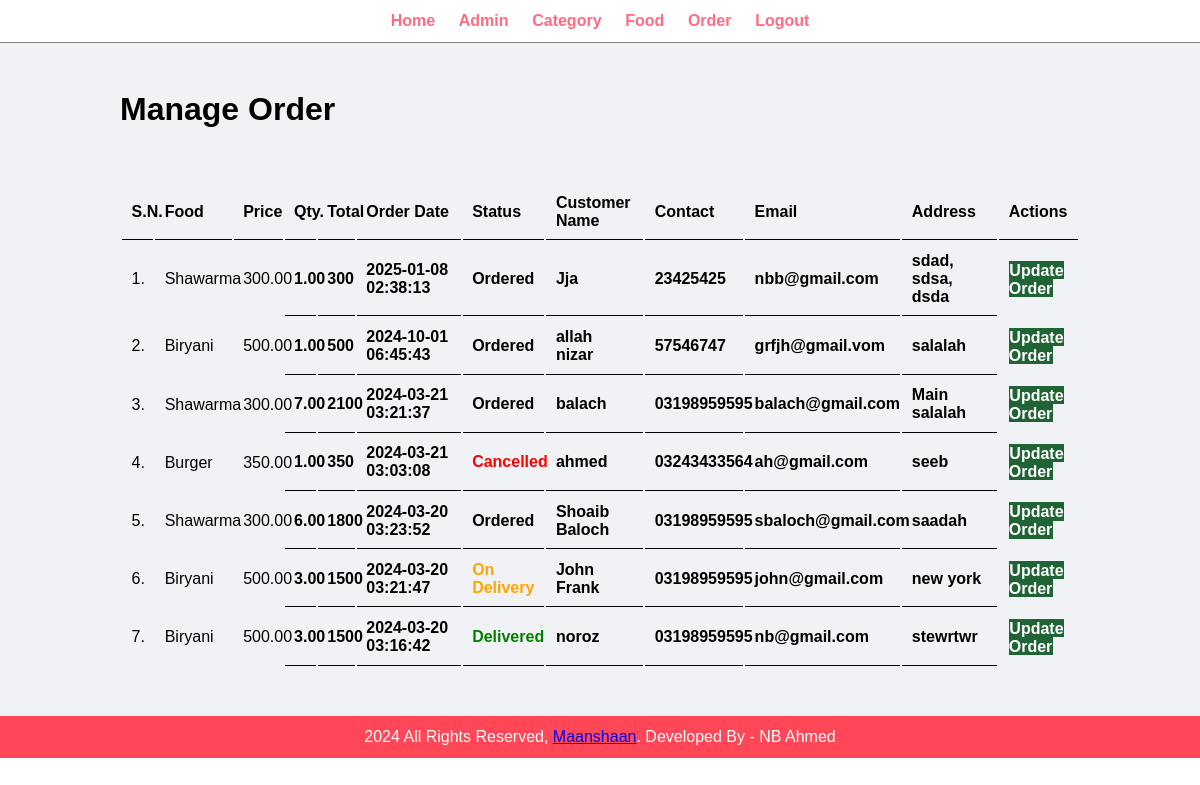
Page /admin/manage-order.php (signed in) on the committed database.
### tables this page shows
CREATE TABLE `tbl_order` (
  `id` int(10) UNSIGNED NOT NULL,
  `food` varchar(150) NOT NULL,
  `price` decimal(10,2) NOT NULL,
  `qty` decimal(10,2) NOT NULL,
  `total` varchar(250) NOT NULL,
  `order_date` datetime NOT NULL,
  `status` varchar(50) NOT NULL,
  `customer_name` varchar(150) NOT NULL,
  `customer_contact` varchar(20) NOT NULL,
  `customer_email` varchar(150) NOT NULL,
  `customer_address` varchar(250) NOT NULL
);

### admin/manage-order.php (the view, shortened to what this page needs)
<?php include('partials/menu.php'); ?>
<div class="main-content">
    <div class="wrapper">
    <h1>
        Manage Order
    </h1>
            <br /><br /> <br />
            <table class="tbl-full">
                <tr>
                    <th>S.N.</th>
                    <th>Food</th>
                    <th>Price</th>
                    <th>Qty.</th>
                    <th>Total</th>
                    <th>Order Date</th>
                    <th>Status</th>
                    <th>Customer Name</th>
                    <th>Contact</th>
                    <th>Email</th>
                    <th>Address</th>
                    <th>Actions</th>
                </tr>
                <?php
                    $sql = "SELECT * FROM tbl_order ORDER BY id DESC";
                    $res = mysqli_query($conn, $sql);
                    $count = mysqli_num_rows($res);
                    $sn = 1;
                    if($count>0)
                    {
                        while($row = mysqli_fetch_assoc($res))
                        {
                            $id = $row['id'];
                            $food  = $row['food'];
                            $price = $row['price'];
                            $qty = $row['qty'];
                            $total = $row['total'];
                            $order_date = $row['order_date'];
                            $status = $row['status'];
                            $customer_name = $row['customer_name'];
                            $customer_contact = $row['customer_contact'];
                            $customer_email = $row['customer_email'];
                            $customer_address = $row['customer_address'];
                            ?>
                           <tr>
                             <td><?php echo $sn++; ?>.</td>
                             <td><?php echo $food; ?></td>
                             <td><?php echo $price; ?></td>
                             <th><?php echo $qty; ?></th>
                             <th><?php echo $total; ?></th>
                             <th><?php echo $order_date; ?></th>
                             <th>
                                <?php
                                    if($status=="Ordered")
                                    {
                                        echo "<label>$status</label>";
                                    }
                                    elseif($status== "On Delivery")
                                    {
                                        echo "<label style='color: orange;'>$status</label>";
                                    }
                                    elseif($status== "Delivered")
                                    {
                                        echo "<label style='color: green;'>$status</label>";
                                    }
                                    elseif($status== "Cancelled")
                                    {
                                        echo "<label style='color: red;'>$status</label>";
                                    }
                                 ?>
                            </th>
                             <th><?php echo $customer_name; ?></th>
                             <th><?php echo $customer_contact; ?></th>
                             <th><?php echo $customer_email; ?></th>
                             <th><?php echo $customer_address; ?></th>
                             <td>
                             <a href="<?php echo SITEURL; ?>admin/update-order.php?id=<?php echo $id; ?>" class="btn-secondary">Update Order</a>
                            </td>
                           </tr>
                            <?php
                        }
                    }
                    else{
                        echo "<tr><td colspan='12'>Orders not available</td></tr>";
                    }
                ?>
            </table>
    </div>
</div>
<?php include('partials/footer1.php'); ?>

### admin/partials/menu.php (shortened to what this page needs)
<!DOCTYPE html>
<html lang="en">
<head>
    <link rel="stylesheet" href="../css/admin.css">
</head>
<body>
<div class="menu text-center">
    <div class="wrapper">
        <ul>
            <li><a href="index.php">Home</a></li>
            <li><a href="manage-admin.php">Admin</a></li>
            <li><a href="manage-category.php">Category</a></li>
            <li><a href="manage-food.php">Food</a></li>
            <li><a href="manage-order.php">Order</a></li>
            <li><a href="logout.php">Logout</a></li>
        </ul>
    </div>
</div>

### admin/partials/footer1.php
<div class="footer">
        <div class="wrapper">
            <p class="text-center">2024 All Rights Reserved, <a href="#">Maanshaan</a>. Developed By - NB Ahmed</p>
        </div>
    </div>
</body>
</html>

### css/admin.css (style rules this page uses)
* { margin: 0; padding: 0; font-family: Arial, Helvetica, sans-serif; }
.wrapper { padding: 1%; width: 80%; margin: 0 auto; }
.text-center { text-align: center; }
.tbl-full { width: 100%; }
table tr th { border-bottom: 1px solid black; padding: 1%;text-align: left; }
table tr td { padding: 1%; }
.btn-secondary { background-color: #206435; padding: 1%; color: white; text-decoration: none; font-weight: bold; }
.menu { border-bottom: 1px solid gray; }
.menu ul { list-style-type: none; }
.menu ul li { display: inline; padding: 1%; }
.menu ul li a { text-decoration: none; font-weight: bold; color: #ff6b81; }
.main-content { background-color: #f1f2f6; padding: 3% 0; }
.footer { background-color: #ff4757; color: white; }

### rows in the picture
tbl_order: food "Shawarma", price "300.00", qty "1.00", total "300", order_date "2025-01-08 02:38:13", status "Ordered", customer_name "Jja", customer_contact "23425425", customer_email "nbb@gmail.com", customer_address "sdad, sdsa, dsda"
tbl_order: food "Biryani", price "500.00", qty "1.00", total "500", order_date "2024-10-01 06:45:43", status "Ordered", customer_name "allah nizar", customer_contact "57546747", customer_email "grfjh@gmail.vom", customer_address "salalah"
tbl_order: food "Shawarma", price "300.00", qty "7.00", total "2100", order_date "2024-03-21 03:21:37", status "Ordered", customer_name "balach", customer_contact "03198959595", customer_email "balach@gmail.com", customer_address "Main salalah"
tbl_order: food "Burger", price "350.00", qty "1.00", total "350", order_date "2024-03-21 03:03:08", status "Cancelled", customer_name "ahmed", customer_contact "03243433564", customer_email "ah@gmail.com", customer_address "seeb"
tbl_order: food "Shawarma", price "300.00", qty "6.00", total "1800", order_date "2024-03-20 03:23:52", status "Ordered", customer_name "Shoaib Baloch", customer_contact "03198959595", customer_email "sbaloch@gmail.com", customer_address "saadah"
tbl_order: food "Biryani", price "500.00", qty "3.00", total "1500", order_date "2024-03-20 03:21:47", status "On Delivery", customer_name "John Frank", customer_contact "03198959595", customer_email "john@gmail.com", customer_address "new york"
tbl_order: food "Biryani", price "500.00", qty "3.00", total "1500", order_date "2024-03-20 03:16:42", status "Delivered", customer_name "noroz", customer_contact "03198959595", customer_email "nb@gmail.com", customer_address "stewrtwr"
